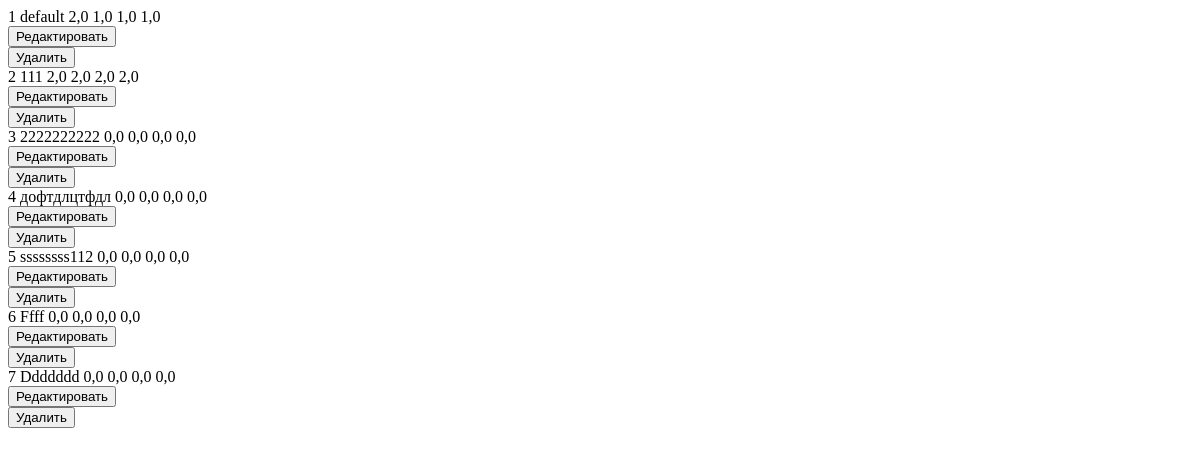
The page /tariff/list/ on the database as committed earlier.
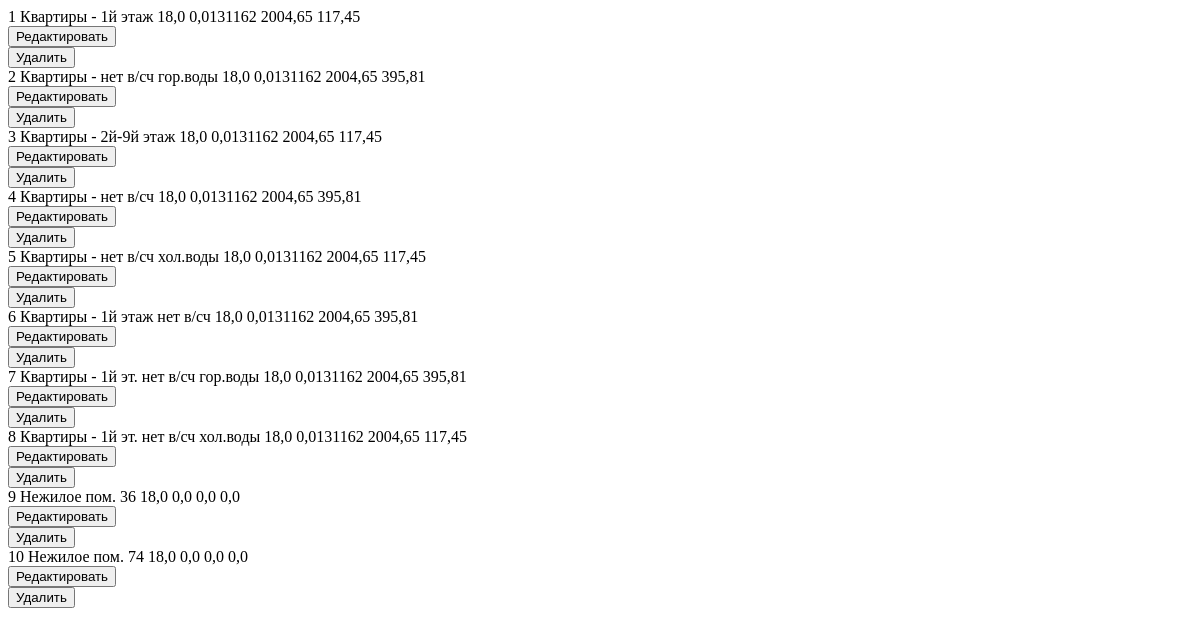
The same page on the database as committed later.
### tariff/models.py (models this page shows, shortened)
class Tariff(models.Model):
    name = models.CharField(max_length=200)
    maintenance = models.FloatField(null=True, blank=True)
    heating = models.FloatField(null=True, blank=True)
    heating_rub = models.FloatField(null=True, blank=True)
    hot_water = models.FloatField(null=True, blank=True)
    hot_water_odn = models.FloatField(null=True, blank=True)
    cold_water = models.FloatField(null=True, blank=True)
    cold_water_odn = models.FloatField(null=True, blank=True)
    sewage = models.FloatField(null=True, blank=True)
    sewage_odn = models.FloatField(null=True, blank=True)
    solid_waste = models.FloatField(null=True, blank=True)
    electricity = models.FloatField(null=True, blank=True)
    lift = models.FloatField(null=True, blank=True)
    electricity_odn = models.FloatField(null=True, blank=True)
    capital_repair = models.FloatField(null=True, blank=True, default=0)
    multiplying_factor = models.FloatField(null=True, blank=True, default=1)
    class Meta:
        verbose_name = 'tariff'
        verbose_name_plural = 'tariffs'

### tariff/views.py (the view)
# urls.py: path('list/', tariff_list, name='tariff_list'),
def tariff_list(request):
    return render(request, 'tariff/tariff_list.html', {
        'tariff_list': Tariff.objects.all(),
    })

### tariff/templates/tariff/tariff_list.html
{% for tariff in tariff_list %}
<tr>
  <td>
    <span class="apartment-nomer">{{ forloop.counter }}</span>
  </td>
  <td style="padding-left: 10px">{{ tariff.name }}</td>
  <td>{{ tariff.maintenance }}</td>
  <td>{{ tariff.heating }}</td>
  <td>{{ tariff.heating_rub }}</td>
  <td>{{ tariff.hot_water }}</td>
  <td>
    <div class="container">
      <div class="row justify-content-center">
        <div class="col-5">
          <button class="edit-btn2" hx-get="{% url 'tariff:edit_tariff' pk=tariff.pk %}" hx-target="#dialog">Редактировать</button>
        </div>
        <div class="col-5">
          <button class="delete-btn2" hx-get="{% url 'tariff:tariff_delete' pk=tariff.pk %}" hx-target="#confirmation">Удалить</button>
        </div>
      </div>
    </div>
  </td>
</tr>
{% endfor %}

Rows that differ between the two databases and show on the page:
removed Tariff: name "111", maintenance "2,0", heating "2,0", heating_rub "2,0", hot_water "2,0"
removed Tariff: name "дофтдлцтфдл", maintenance "0,0", heating "0,0", heating_rub "0,0", hot_water "0,0"
removed Tariff: name "ssssssss112", maintenance "0,0", heating "0,0", heating_rub "0,0", hot_water "0,0"
removed Tariff: name "Ffff", maintenance "0,0", heating "0,0", heating_rub "0,0", hot_water "0,0"
removed Tariff: name "Ddddddd", maintenance "0,0", heating "0,0", heating_rub "0,0", hot_water "0,0"
changed Tariff: name "default" → "Квартиры - 1й этаж"; maintenance "2,0" → "18,0"; heating "1,0" → "0,0131162"; heating_rub "1,0" → "2004,65"; hot_water "1,0" → "117,45"
changed Tariff: name "2222222222" → "Квартиры - нет в/сч гор.воды"; maintenance "0,0" → "18,0"; heating "0,0" → "0,0131162"; heating_rub "0,0" → "2004,65"; hot_water "0,0" → "395,81"
added Tariff: name "Квартиры - 2й-9й этаж", maintenance "18,0", heating "0,0131162", heating_rub "2004,65", hot_water "117,45"
added Tariff: name "Квартиры - нет в/сч", maintenance "18,0", heating "0,0131162", heating_rub "2004,65", hot_water "395,81"
added Tariff: name "Квартиры - нет в/сч хол.воды", maintenance "18,0", heating "0,0131162", heating_rub "2004,65", hot_water "117,45"
added Tariff: name "Квартиры - 1й этаж нет в/сч", maintenance "18,0", heating "0,0131162", heating_rub "2004,65", hot_water "395,81"
added Tariff: name "Квартиры - 1й эт. нет в/сч гор.воды", maintenance "18,0", heating "0,0131162", heating_rub "2004,65", hot_water "395,81"
added Tariff: name "Квартиры - 1й эт. нет в/сч хол.воды", maintenance "18,0", heating "0,0131162", heating_rub "2004,65", hot_water "117,45"
added Tariff: name "Нежилое пом. 36", maintenance "18,0", heating "0,0", heating_rub "0,0", hot_water "0,0"
added Tariff: name "Нежилое пом. 74", maintenance "18,0", heating "0,0", heating_rub "0,0", hot_water "0,0"
